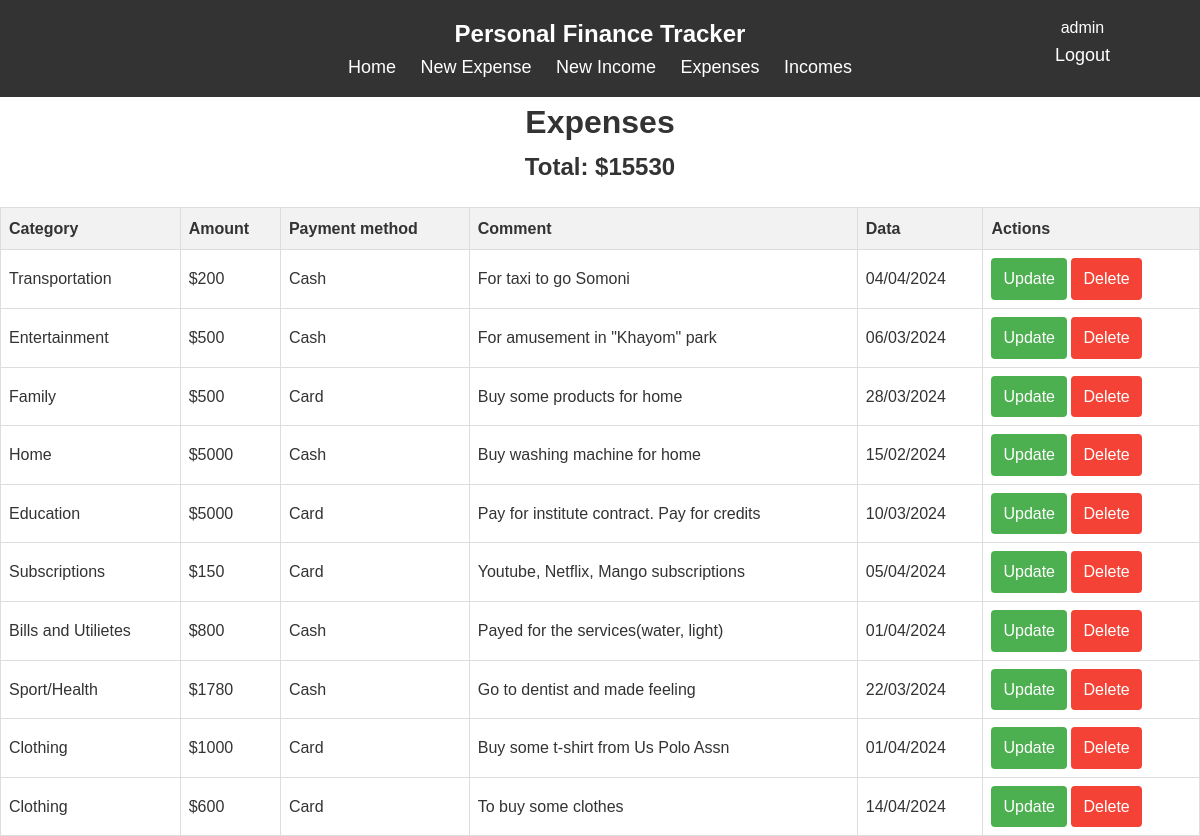
Screenshot of /showexpense/ (signed in) with the database file from the repository.
### app/models.py (models this page shows)
class Expense(models.Model):
    ExpenseCategory = (
        ('Food/Drinks', 'Food/Drinks'),
        ('Clothing', "Clothing"),
        ('Transportation', 'Transportation'),
        ('Entertainment', 'Entertainment'),
        ('Home', 'Home'),
        ('Family', 'Family'),
        ('Sport/Health', 'Sport/Health'),
        ('Pets', 'Pets'),
        ('Subscriptions', 'Subscriptions'),
        ('Bills/Utiliets', 'Bills and Utilietes'),
        ('Education', 'Education'),
        ('Groceries', 'Groceries'),
    )
    user = models.ForeignKey(User, on_delete=models.CASCADE, null=True, blank=True, related_name='expenses')
    expense_category = models.CharField(max_length=50, choices=ExpenseCategory)
    expense_amount = models.IntegerField(default=0)
    expense_payment_method = models.CharField(max_length=50, choices=PAYMENT_METHOD)
    expense_date = models.DateField(default=timezone.now)
    expense_comment = models.TextField(null=False)

### app/views.py (the view)
# urls.py: path('showexpense/', ExpenseListView.as_view(), name='show_ex'),
class ExpenseListView(LoginRequiredMixin,generic.ListView):
    model = Expense
    filterset_class = ExpenseFilter
    template_name = 'list_expense.html'
    context_object_name = 'expenses'
    def get_queryset(self):
        queryset = super().get_queryset()
        self.filterset = ExpenseFilter(self.request.GET, queryset=queryset)
        return self.filterset.qs
    def get_context_data(self, **kwargs):
        context = super().get_context_data(**kwargs)
        total_expense = Expense.objects.filter(user=self.request.user).aggregate(total=Sum('expense_amount'))['total'] or 0
        context['form'] = self.filterset.form
        context['total_expense'] = total_expense
        context['expenses'] = context['expenses'].filter(user=self.request.user)
        return context

### app/templates/list_expense.html
{% extends "base.html" %}
{% load static %}
{% block content %}
<h1 style="text-align: center;">Expenses</h1>
<h2 style="text-align: center;">Total: ${{ total_expense }}</h2>
<table style="border-collapse: collapse; width: 100%;">
    <thead>
        <tr style="background-color: #f2f2f2;">
            <th style="border: 1px solid #ddd; padding: 8px;">Category</th>
            <th style="border: 1px solid #ddd; padding: 8px;">Amount</th>
            <th style="border: 1px solid #ddd; padding: 8px;">Payment method</th>
            <th style="border: 1px solid #ddd; padding: 8px;">Comment</th>
            <th style="border: 1px solid #ddd; padding: 8px;">Data</th>
            <th style="border: 1px solid #ddd; padding: 8px;">Actions</th>
        </tr>
    </thead>
    <tbody>
        {% for expense in expenses %}
        <tr style="background-color: #ffffff;">
            <td style="border: 1px solid #ddd; padding: 8px;">{{ expense.get_expense_category_display }}</td>
            <td style="border: 1px solid #ddd; padding: 8px;">${{ expense.expense_amount }}</td>
            <td style="border: 1px solid #ddd; padding: 8px;">{{ expense.get_expense_payment_method_display }}</td>
            <td style="border: 1px solid #ddd; padding: 8px;">{{ expense.expense_comment }}</td>
            <td style="border: 1px solid #ddd; padding: 8px;">{{ expense.expense_date|date:"d/m/Y" }}</td>
            <td style="border: 1px solid #ddd; padding: 8px;">
                <a href="{% url 'update_ex' pk=expense.pk %}" style="background-color: #4CAF50; color: white; padding: 8px 12px; text-align: center; text-decoration: none; display: inline-block; border-radius: 4px;">Update</a>
                <a href="{% url 'delete_ex' pk=expense.pk %}" style="background-color: #f44336; color: white; padding: 8px 12px; text-align: center; text-decoration: none; display: inline-block; border-radius: 4px;">Delete</a>
            </td>
        </tr>
        {% endfor %}
    </tbody>
</table>
{% endblock content %}

### app/templates/base.html (shortened to what this page needs)
{% load static %}
<!DOCTYPE html>
<html lang="en">
<head>
    <link rel="stylesheet" href="{% static 'css/style.css' %}">
</head>
<body>
    <nav style="display: flex; justify-content: center; position: relative;">
        <div>
        <h1 class="onee">Personal Finance Tracker</h1>
        <a href="{% url 'home' %}">Home</a>
        <a href="{% url 'create_ex' %}">New Expense</a>
        <a href="{% url 'create_in' %}">New Income</a>
        <a href="{% url 'show_ex' %}">Expenses</a>
        <a href="{% url 'show_in' %}">Incomes</a>
    </div>
    <div class="div2" style="position: absolute; right: 80px;">
        {% if request.user.is_authenticated%}
        <p>{{request.user}}</p>
        <a href="{% url 'logout' %}">Logout</a>
        {% else %}
        <a href="{% url 'login' %}">Login</a>
        {% endif %}</div>
    </nav>
    {% block content %}
        {% endblock content %}
</body>
</html>

### rows the page displays
Expense: expense_category "Transportation", expense_amount "200", expense_payment_method "Cash", expense_comment "For taxi to go Somoni", expense_date "04/04/2024"
Expense: expense_category "Entertainment", expense_amount "500", expense_payment_method "Cash", expense_comment "For amusement in \"Khayom\" park", expense_date "06/03/2024"
Expense: expense_category "Family", expense_amount "500", expense_payment_method "Card", expense_comment "Buy some products for home", expense_date "28/03/2024"
Expense: expense_category "Home", expense_amount "5000", expense_payment_method "Cash", expense_comment "Buy washing machine for home", expense_date "15/02/2024"
Expense: expense_category "Education", expense_amount "5000", expense_payment_method "Card", expense_comment "Pay for institute contract. Pay for credits", expense_date "10/03/2024"
Expense: expense_category "Subscriptions", expense_amount "150", expense_payment_method "Card", expense_comment "Youtube, Netflix, Mango subscriptions", expense_date "05/04/2024"
Expense: expense_category "Bills and Utilietes", expense_amount "800", expense_payment_method "Cash", expense_comment "Payed for the services(water, light)", expense_date "01/04/2024"
Expense: expense_category "Sport/Health", expense_amount "1780", expense_payment_method "Cash", expense_comment "Go to dentist and made feeling", expense_date "22/03/2024"
Expense: expense_category "Clothing", expense_amount "1000", expense_payment_method "Card", expense_comment "Buy some t-shirt from Us Polo Assn", expense_date "01/04/2024"
Expense: expense_category "Clothing", expense_amount "600", expense_payment_method "Card", expense_comment "To buy some clothes", expense_date "14/04/2024"

### other values shown
{{ request.user }} "admin"
{{ total_expense }} "15530"
